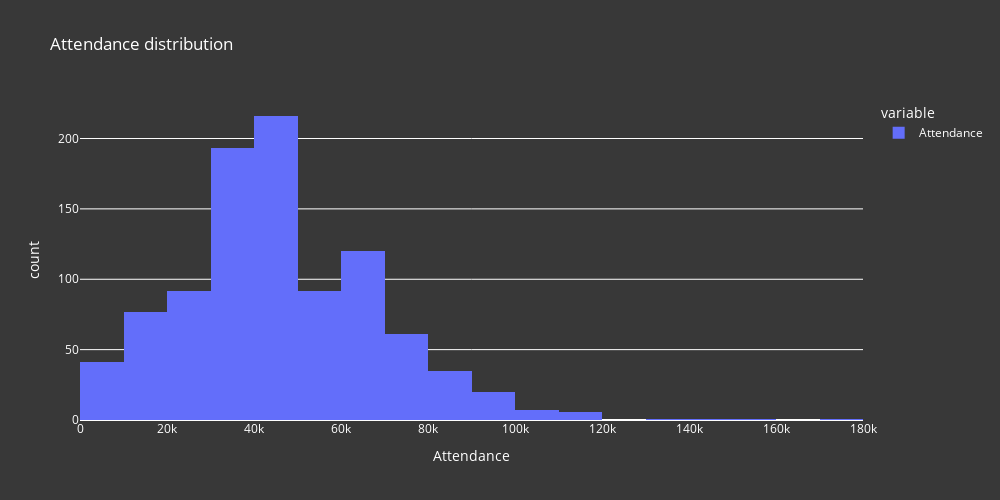

The code cell stored with this chart in its notebook:
### Code cell
a_2_fig  = px.histogram(final_match_df['Attendance'],
             nbins=cal_freedman_rule(final_match_df,'Attendance')[0],
             width=1000, height=500,title='Attendance distribution')
a_2_fig  = a_2_fig.update_xaxes(title_text='Attendance')
a_2_fig.update_layout(**layout_options)
a_2_fig.show()

### Figure 1 — Plotly figure (JSON) as saved in the notebook; plotly's stock layout.template omitted (floating-point values rounded to 4 significant figures; data arrays with more than 128 entries replaced by an {"elided": "..."} marker saying what was removed)
{"data": [{"alignmentgroup": "True", "bingroup": "x", "hovertemplate": "variable=Attendance<br>value=%{x}<br>count=%{y}<extra></extra>", "legendgroup": "Attendance", "marker": {"color": "#636efa", "pattern": {"shape": ""}}, "name": "Attendance", "nbinsx": 29, "offsetgroup": "Attendance", "orientation": "v", "showlegend": true, "type": "histogram", "x": {"elided": "964 int values"}, "xaxis": "x", "yaxis": "y"}], "layout": {"barmode": "relative", "height": 500, "legend": {"font": {"color": "white"}, "title": {"text": "variable"}, "tracegroupgap": 0}, "paper_bgcolor": "#383838", "plot_bgcolor": "#383838", "title": {"font": {"color": "white"}, "text": "Attendance distribution"}, "width": 1000, "xaxis": {"anchor": "y", "color": "white", "domain": [0, 1], "title": {"text": "Attendance"}}, "yaxis": {"anchor": "x", "color": "white", "domain": [0, 1], "title": {"text": "count"}}}}
